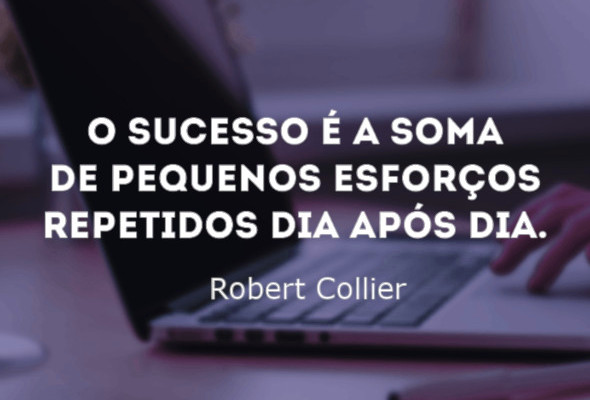
#> input picture Study/Section3/images/img8.png, 590 x 400 px, found by its file name
$ python exercice.py
#> lines starting #> are read from the running program, lines starting #| are printed output that depends on the picture; after the words box and inside, x2 and y2 are one past the last pixel; in counts of white or black regions, pixels touching at a corner belong together
import cv2 as cv
import numpy as np
import pytesseract
pytesseract.pytesseract.tesseract_cmd = r"C:\Users\ANG7CA\AppData\Local\Programs\Tesseract-OCR\tesseract.exe"

# success
img = cv.imread("./Section3/images/img8.png")
#> img is the input picture: shape (400, 590, 3); mean B, G, R 93.9, 71.1, 77.1

gray = cv.cvtColor(img, cv.COLOR_BGR2GRAY)
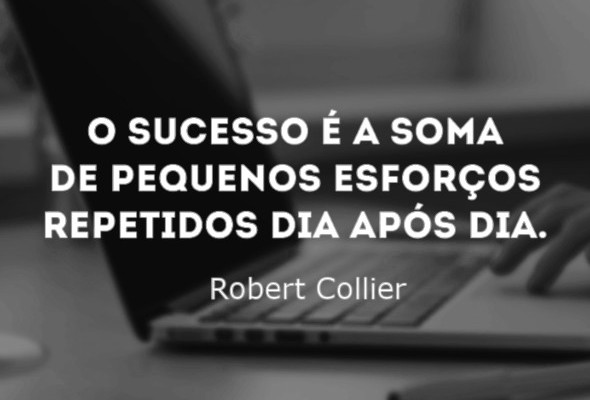
#> gray: shape (400, 590); min 0, max 255, mean 75.5

val, thresh = cv.threshold(gray, 180, 255, cv.THRESH_BINARY)
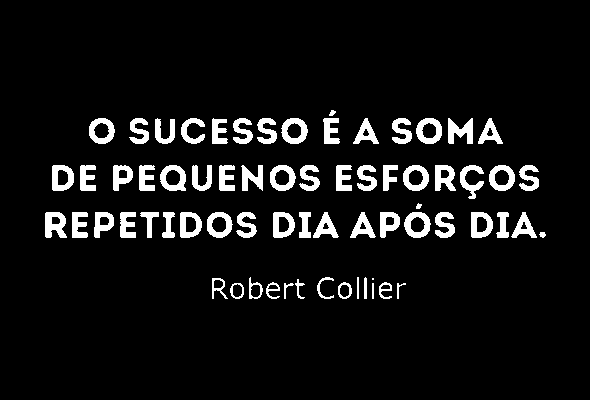
#> thresh: shape (400, 590); 7.4% white; 68 white regions (1 under 20 px), largest, box (x1, y1, x2, y2) and area: (448, 118, 473, 144) 406, (45, 212, 67, 238) 404, (281, 118, 308, 144) 394
print(val)

invert = 255 - thresh

# implements ocr
#> (the run stopped early here; a loop or call above may not have finished)

$ run again, with Study/Section3/images/img1.png copied over Study/Section3/images/img8.png
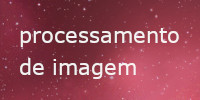
#> input picture Study/Section3/images/img1.png, 200 x 100 px, found by its file name
#> img is the input picture: shape (100, 200, 3); mean B, G, R 84.1, 69.9, 150
#> `gray = cv.cvtColor(img, cv.COLOR_BGR2GRAY)`:
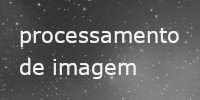
#> gray: shape (100, 200); min 43, max 254, mean 95.5
#> `val, thresh = cv.threshold(gray, 180, 255, cv.THRESH_BINARY)`:
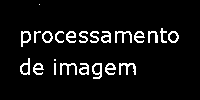
#> thresh: shape (100, 200); 7% white in thin lines or dots, all inside (x1, y1, x2, y2) = (20, 4, 179, 79)

$ run again, with Study/Section3/images/img2.png copied over Study/Section3/images/img8.png
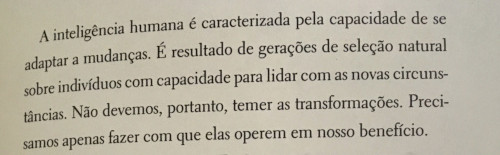
#> input picture Study/Section3/images/img2.png, 500 x 155 px, found by its file name
#> img is the input picture: shape (155, 500, 3); mean B, G, R 162.2, 177.8, 183.6
#> `gray = cv.cvtColor(img, cv.COLOR_BGR2GRAY)`:
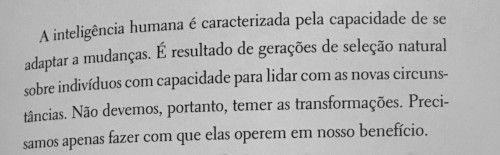
#> gray: shape (155, 500); min 17, max 215, mean 177.7
#> `val, thresh = cv.threshold(gray, 180, 255, cv.THRESH_BINARY)`:
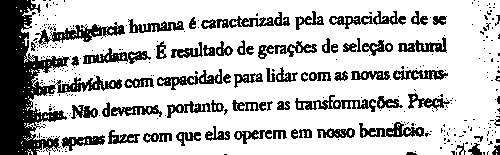
#> thresh: shape (155, 500); 75.9% white; 336 black regions (268 under 20 px), largest, box (x1, y1, x2, y2) and area: (0, 0, 122, 155) 6358, (35, 22, 125, 45) 731, (201, 12, 290, 29) 544

$ run again, with Study/Section3/images/img3.png copied over Study/Section3/images/img8.png
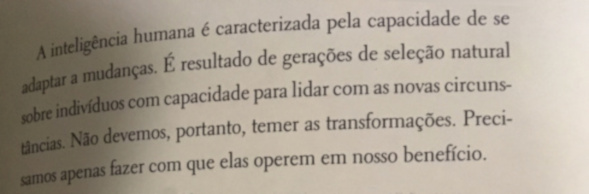
#> input picture Study/Section3/images/img3.png, 589 x 194 px, found by its file name
#> img is the input picture: shape (194, 589, 3); mean B, G, R 147.2, 160.9, 170.4
#> `val, thresh = cv.threshold(gray, 180, 255, cv.THRESH_BINARY)`:
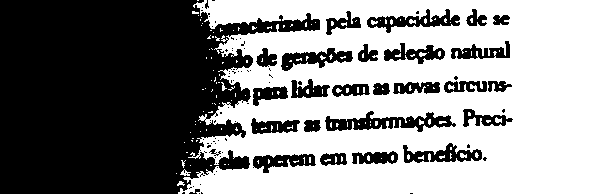
#> thresh: shape (194, 589); 52.4% white; 94 black regions (67 under 20 px), largest, box (x1, y1, x2, y2) and area: (0, 0, 320, 194) 43504, (325, 111, 456, 132) 1269, (367, 9, 460, 33) 862
